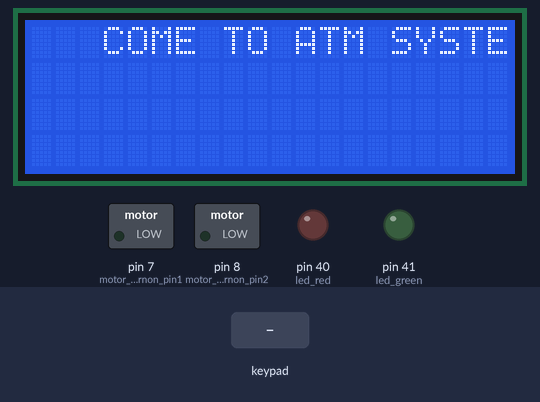
This sketch was run on a simulated Arduino Mega 2560, built with avr-gcc and run on an emulated ATmega2560. Parts: 20×4 character LCD, switched loads named in the sketch (green lamp = pin HIGH), output pins drawn as LEDs (lit = HIGH). The inputs (shaded band) are chosen by the test bench.

Above: at 1.2 s.
1.3 s: keypad keys 1 2 3 4 5 6 7 8 D pressed 0.4 s apart
At 5.6 s:
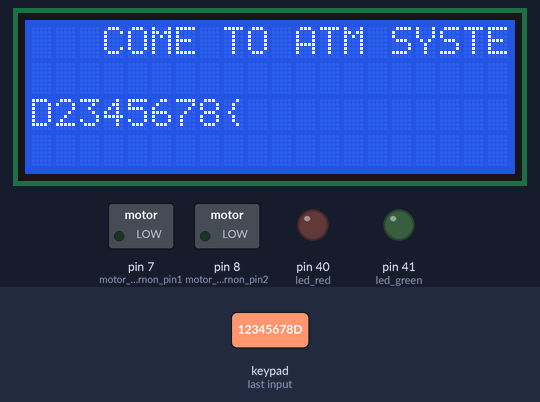
6.4 s: key 'D' pressed
7.9 s: key 'E' pressed
At 9.1 s:
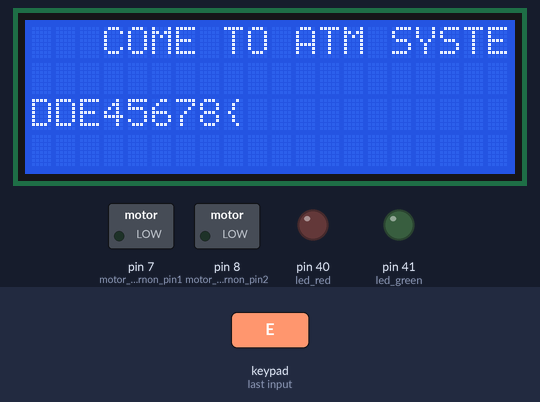
9.4 s: keypad keys 1 2 3 4 5 6 7 8 pressed 0.4 s apart
At 12.7 s:
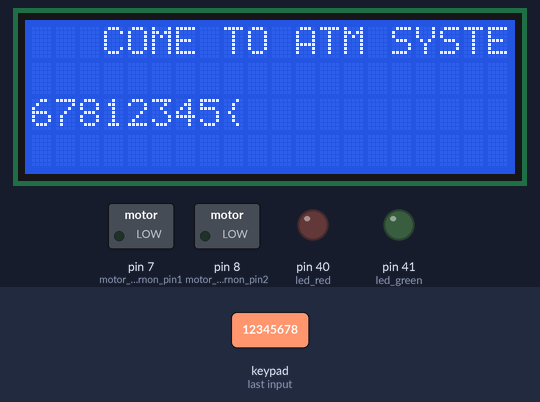
Timing chart, 0 to 14.2 s (numbered marks = the images above; inputs shaded):
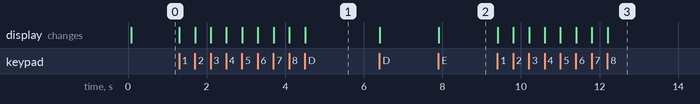

The sketch:

atm_project.ino
```cpp
#include <LiquidCrystal.h>
#include <Keypad.h>
#include <Key.h>

//Remove these two lines
#include <SoftwareSerial.h>
SoftwareSerial mySerial(0,1);

int motor_turnon_pin1=7;
int motor_turnon_pin2=8;
int buzzer=1;
int led_red=40;
int led_green=41;
int card = 38;
int correct_finger_print_pin_1=35;
int correct_finger_print_pin_2=36;
int incorrect_finger_print_pin=37;
int display_delay_time = 1;
int password_length = 8;
char password[8];

const int rs = 22, en = 23, d4 = 24, d5 = 25, d6 = 26, d7 = 27;
LiquidCrystal lcd(rs, en, d4, d5, d6, d7);

const byte ROWS = 4;
const byte COLS = 3;

char keys[ROWS][COLS] = {
  {'1','2','3'},
  {'4','5','6'},
  {'7','8','9'},
  {'D','0','E'},
};
byte rowPins[ROWS] = {31, 32, 33, 34};
byte colPins[COLS] = {28, 29, 30};
Keypad keypad = Keypad( makeKeymap(keys), rowPins, colPins, ROWS, COLS);

int readFingerprintStatus();
int readRFid();
int matchFingerprint();
char receivePassword();
int matchPassword();
int allowMoreTransaction();
int askMoreTransaction();
int matchCard();

void accessAccount();
void performTransaction();
void closeAccount();
void recordWrongPassword();
void recordWrongFingerprint();
void blockAccount();
void displayLcd();
void buzz();

int allowed_wrong_password_status;
int current_wrong_password_status;
int allowed_wrong_fingerprint_status;
int current_wrong_fingerprint_status;
int buzz_status, buzzer_time;
int finger_print_status, rfid_status, match_fingerprint_status;
int updateI();

int i = 0;
//Remove this lines;
char previoustext[20], text[20];
char password_received = "12345678";

void setup(){
    //Remove these lines
    Serial.begin(9600);
    lcd.begin(20,4);
    pinMode(card,INPUT);
    pinMode(motor_turnon_pin1,OUTPUT);
    pinMode(motor_turnon_pin2,OUTPUT);
    pinMode(correct_finger_print_pin_1,INPUT);
    pinMode(correct_finger_print_pin_2,INPUT);
    pinMode(incorrect_finger_print_pin,INPUT);
    pinMode(buzzer,OUTPUT);
    pinMode(led_red,OUTPUT);
    pinMode(led_green,OUTPUT);

    displayLcd(0, "WELCOME TO ATM SYSTEM");
    displayLcd(1, "OUR SYSTEM IS ON");
    delay(display_delay_time);
    displayLcd(2, "WE CARE YOUR PRESENCE");
    delay(display_delay_time);
    displayLcd(3, "ENJOY OUR SERVICE");
    delay(display_delay_time);
    displayLcd(1, "                       ");
    displayLcd(2, "                       ");
    displayLcd(3, "                       ");
  }

 void loop(){
    password_received = receivePassword();
    displayLcd(3, password_received);
// rFS:
//      finger_print_status = readFingerprintStatus();
//     if(finger_print_status == 1){
//         mF:
//         match_fingerprint_status = matchFingerprint();
//         if(match_fingerprint_status == 1){
//             rP:
//             password = receivePassword();
//         }
//         else if(match_fingerprint_status == 0){

//         }
//      }
//      if(finger_print_status == 0){
//         goto rRI;
//      }

// rRI:
//      rfid_status = readRFid();

//      if(rfid_status){
//      }

}

int readFingerprintStatus(){
    if(digitalRead(correct_finger_print_pin_1)){
        finger_print_status = 1;
        match_fingerprint_status = 1;
    }
    else if(digitalRead(correct_finger_print_pin_2)){
        finger_print_status = 1;
        match_fingerprint_status = 1;
    }
    else if(digitalRead(incorrect_finger_print_pin)){
        finger_print_status = 1;
        match_fingerprint_status = 0;
    }
    return finger_print_status;
}

int readRFid(){
    if(digitalRead(card)){
        rfid_status = 1;
    }
    return rfid_status;
}
int matchFingerprint(){
   return match_fingerprint_status;
}

char receivePassword(){
    gK:
    char key = keypad.getKey();
    if(key){
        while(i < password_length){
            password[i] = key;
            lcd.setCursor(0, 2);
            lcd.print(password);
            // if(i == 7){
            //     i = 0;
            //     return password;
            // }
            updateI();
            goto gK;
        }
    }
}

int updateI(){
    i = i+1;
    if(i == 8){
        i = 0;
        return atoi(password);
    }
}
int matchPassword();
int allowMoreTransaction();
int askMoreTransaction();
int matchCard();

void accessAccount();
void performTransaction();
void closeAccount();
void recordWrongPassword();
void recordWrongFingerprint();
void blockAccount();

void displayLcd(int row, char text[]){
    lcd.setCursor(0, row);
    lcd.print(text);
    return;
}
void buzz(){
    if(buzz_status != 1){
        digitalWrite(buzzer, HIGH);
        delay(buzzer_time);
        digitalWrite(buzzer, LOW);
    }
}

//Remove all below this line
void serialText(char text[]){
  int change = strcmp(previoustext, text);
  if(change){
    Serial.println(text);
    strcpy(previoustext, text);
  }
}

void serialPrint(char text[]){
    Serial.println(text);
}

void debug(){
  displayLcd(3, "DEBUGGING HERE");
}
void debugDel(){
  displayLcd(3, "DEBUGGINGDELAY");
  delay(500);
}
void debugVal(int text){
  lcd.setCursor(0, 3);
    lcd.print(text);
}
```

Measured:
- after the input at 1.3 s, the display: first changes at once (image 1 shows a later state)
- after the input at 7.9 s, the display: changes at once (image 2)
- after the input at 9.4 s, the display: first changes at once (image 3 shows a later state)
